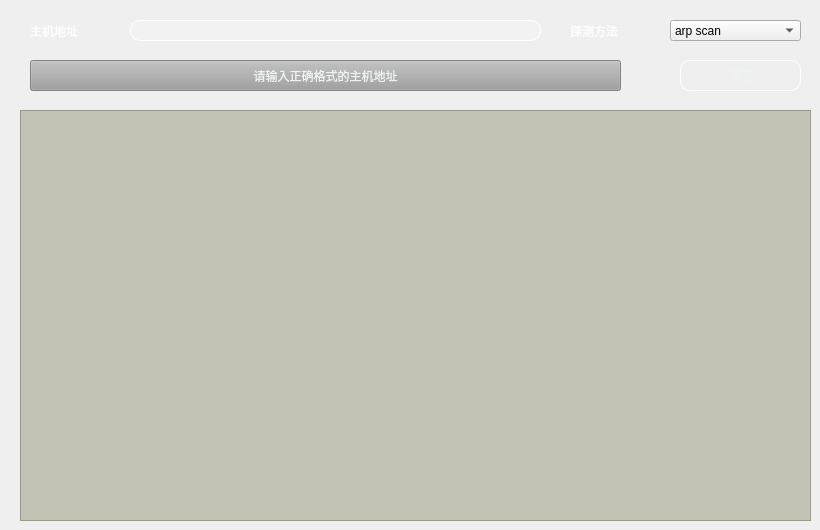
    <widget class="QWidget" name="tab_2">
     <property name="styleSheet">
      <string notr="true">QWidget#tab_2{
border-image: url(:/background/images/background/webscan.jpg);
}</string>
     </property>
     <attribute name="title">
      <string>主机探测</string>
     </attribute>
     <widget class="QLineEdit" name="hostAdd_lnEd">
      <property name="geometry">
       <rect>
        <x>130</x>
        <y>20</y>
        <width>411</width>
        <height>21</height>
       </rect>
      </property>
      <property name="styleSheet">
       <string notr="true">background-color: rgba(255,255,255,0.2);
color: rgb(255, 255, 255);
border: 1px solid white;
border-radius: 10px;</string>
      </property>
     </widget>
     <widget class="QLabel" name="label_8">
      <property name="geometry">
       <rect>
        <x>30</x>
        <y>20</y>
        <width>81</width>
        <height>21</height>
       </rect>
      </property>
      <property name="styleSheet">
       <string notr="true">color: rgb(255, 255, 255);
font: 18pt &quot;Al Bayan&quot;;</string>
      </property>
      <property name="text">
       <string>主机地址</string>
      </property>
     </widget>
     <widget class="QPushButton" name="start_HostScan_btn">
      <property name="enabled">
       <bool>false</bool>
      </property>
      <property name="geometry">
       <rect>
        <x>30</x>
        <y>60</y>
        <width>591</width>
        <height>31</height>
       </rect>
      </property>
      <property name="styleSheet">
       <string notr="true">QPushButton{
	background-color: rgba(254, 162, 28, 0.6);
	color: rgb(238, 243, 243);
	font: 18pt &quot;Al Bayan&quot;;
}
QPushButton:hover{
	background-color: rgba(254, 162, 28, 0.7);
}
QPushButton:pressed{
	background-color: rgba(254, 162, 28, 0.8);
}
QPushButton:disabled{
	background-color: rgb(159, 159, 159);
}</string>
      </property>
      <property name="text">
       <string>请输入正确格式的主机地址</string>
      </property>
     </widget>
     <widget class="QPushButton" name="clear_HostScan_btn">
      <property name="geometry">
       <rect>
        <x>680</x>
        <y>60</y>
        <width>121</width>
        <height>31</height>
       </rect>
      </property>
      <property name="styleSheet">
       <string notr="true">QPushButton{
	color: rgb(238, 243, 243);
	font: 18pt &quot;Al Bayan&quot;;
	border: 1px solid white;
	border-radius: 10px;
}
QPushButton:hover{
	background-color: rgba(254, 162, 28, 0.7);
}
QPushButton:pressed{
	background-color: rgba(254, 162, 28, 0.8);
}</string>
      </property>
      <property name="text">
       <string>清空</string>
      </property>
     </widget>
     <widget class="QLabel" name="label_9">
      <property name="geometry">
       <rect>
        <x>570</x>
        <y>20</y>
        <width>81</width>
        <height>21</height>
       </rect>
      </property>
      <property name="styleSheet">
       <string notr="true">color: rgb(255, 255, 255);
font: 18pt &quot;Al Bayan&quot;;</string>
      </property>
      <property name="text">
       <string>探测方法</string>
      </property>
     </widget>
     <widget class="QComboBox" name="hostScan_com">
      <property name="geometry">
       <rect>
        <x>670</x>
        <y>20</y>
        <width>131</width>
        <height>21</height>
       </rect>
      </property>
      <item>
       <property name="text">
        <string>arp scan</string>
       </property>
      </item>
      <item>
       <property name="text">
        <string>icmp scan</string>
       </property>
      </item>
      <item>
       <property name="text">
        <string>syn_443 scan</string>
       </property>
      </item>
      <item>
       <property name="text">
        <string>ack_80 scan</string>
       </property>
      </item>
     </widget>
     <widget class="QTextBrowser" name="hostScan_textBrowser">
      <property name="geometry">
       <rect>
        <x>20</x>
        <y>110</y>
        <width>791</width>
        <height>411</height>
       </rect>
      </property>
      <property name="styleSheet">
       <string notr="true">QTextBrowser{
	color: rgb(37, 238, 36);
	font: 18pt &quot;Trebuchet MS&quot;;
	background-color: rgba(166, 161, 142, 0.6);
}</string>
      </property>
     </widget>
    </widget>
